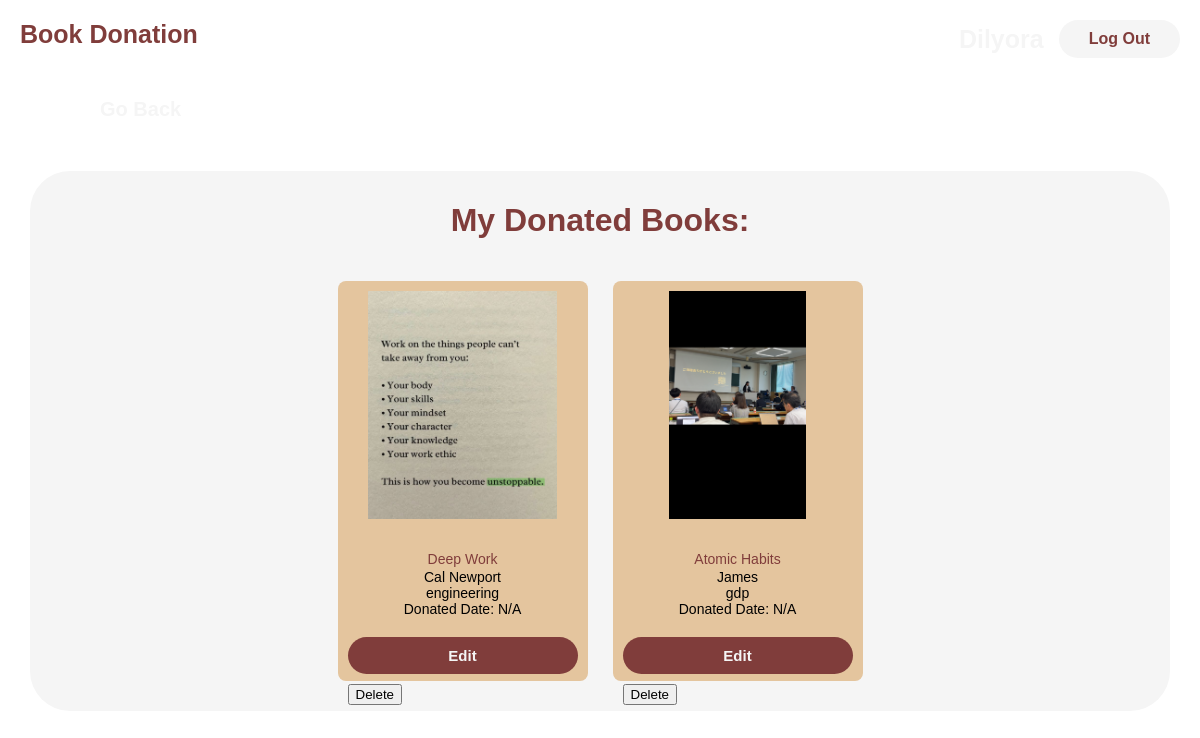
The page /my_donations (signed in) on the database as committed earlier.
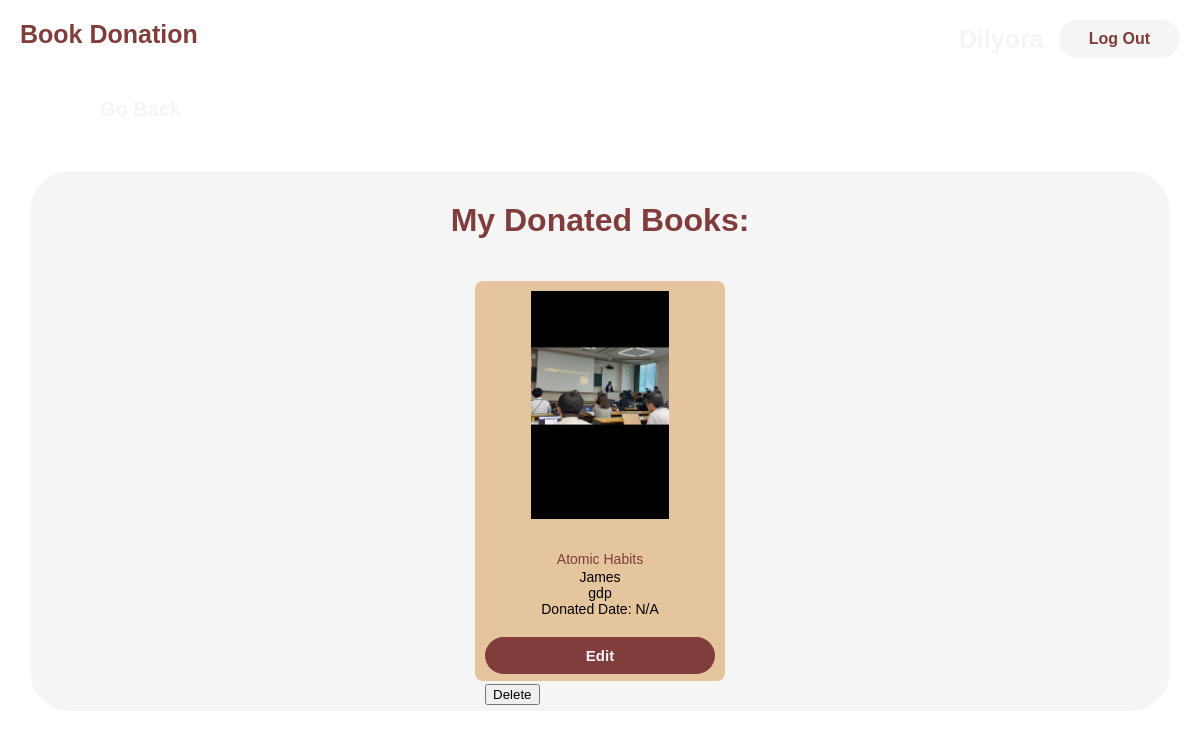
The same page on the database as committed later.
### app/models.py (models this page shows)
class Book(db.Model):
    id = db.Column(db.Integer, primary_key=True)
    requests = db.relationship(
    "BookRequest",
    backref="book",
    cascade="all, delete-orphan"
)
    book_name = db.Column(db.String(100), nullable=False)
    book_author = db.Column(db.String(100), nullable=False)
    faculty = db.Column(db.String(50), nullable=False)
    book_image = db.Column(db.String(200), nullable=True)
    date_added = db.Column(db.DateTime, default=datetime.utcnow)
    user_id = db.Column(db.Integer, db.ForeignKey("user.id"), nullable=True)
    requests = db.relationship("BookRequest", backref="book", lazy=True)
    comments = db.relationship("Comments", backref="book", lazy=True)

### app/routes/books.py (the view)
@books_bp.route("/my_donations")
@login_required
def my_donations():
    user_donations = Book.query.filter_by(user_id=current_user.id).order_by(Book.id.desc()).all()
    return render_template("my-donations.html", donations=user_donations)

### app/templates/my-donations.html
{% extends 'base.html' %}
{% block body %}
<div class="my-requests-page">
    <div class="my-requests-container">
        <h1>My Donated Books: </h1>
        {% if donations %}
        <div class="my-requests-list">
            {% for donation in donations %}
            <div class="my-requests-card">
                <img src="{{ url_for('static', filename=donation.book_image.split('static/')[-1])}}">
                <div class="my-requests-book-info">
                    <div class="book-title">{{ donation.book_name }}</div>
                    <div class="book-author">{{ donation.book_author }}</div>
                    <div class="book-faculty">{{ donation.faculty}}</div>
                    <div class="book-added">Donated Date: {{ donation.timestamp.strftime('%Y-%m-%d %H:%M') if donation.timestamp else 'N/A' }}
                    </div>
                </div>
                <a href="{{ url_for('books.edit_book', book_id=donation.id) }}" class="requestBtn">Edit</a>
                <form method="POST" action="{{ url_for('books.delete_book', book_id=donation.id)}}" >
                    <button type="submit" onclick="return confirm('Are you sure you want to delete {{ donations.book_name }}')">Delete</button>
                </form>
            </div>
            {% endfor %}
        </div>
        {% else %}
        <p>You have not donated any book yet!</p>
        {% endif %}
    </div>
</div>
{% endblock %}

Rows that differ between the two databases and show on the page:
removed Book: book_image (picture), book_name "Deep Work", book_author "Cal Newport", faculty "engineering", timestamp "N/A"
